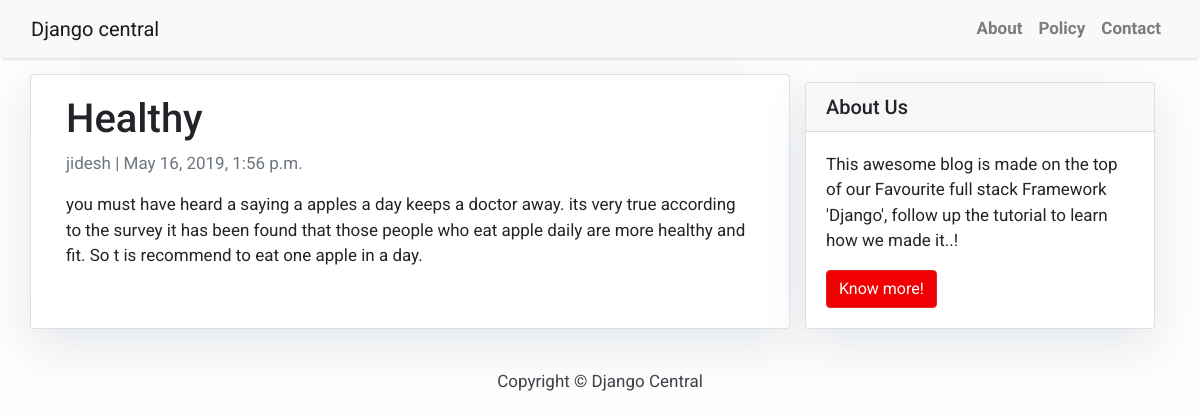
/healthy/, run on the app's committed database.
### blog/models.py (models this page shows, shortened)
class Post(models.Model):
    title = models.CharField(max_length=200, unique=True)
    slug = models.SlugField(max_length=200, unique=True)
    author = models.ForeignKey(User, on_delete= models.CASCADE,related_name='blog_posts')
    updated_on = models.DateTimeField(auto_now= True)
    content = models.TextField()
    created_on = models.DateTimeField(auto_now_add=True)
    status = models.IntegerField(choices=STATUS, default=0)
    class Meta:
        ordering = ['-created_on']

### blog/views.py (the view)
# urls.py: path('<slug:slug>/', views.PostDetail.as_view(), name='post_detail'),
class PostDetail(generic.DetailView):
	model=Post
	template_name='post_detail.html'

### templates/post_detail.html
{% extends 'base.html' %} {% block content %}
<div class="container">
  <div class="row">
    <div class="col-md-8 card mb-4  mt-3 left  top">
      <div class="card-body">
        <h1>{% block title %} {{ object.title }} {% endblock title %}</h1>
        <p class=" text-muted">{{ post.author }} | {{ post.created_on }}</p>
        <p class="card-text ">{{ object.content | safe }}</p>
      </div>
    </div>
    {% block sidebar %} {% include 'sidebar.html' %} {% endblock sidebar %}
  </div>
</div>
{% endblock content %}

### templates/base.html (style rules this page uses)
body { font-family: "Roboto", sans-serif; font-size: 17px; background-color: #fdfdfd; }

### templates/sidebar.html (style rules this page uses)
.card { box-shadow: 0 16px 48px #E3E7EB; }

### data on the page
Post: title "Healthy", author "jidesh", created_on "May 16, 2019, 1:56 p.m.", content "you must have heard a saying a apples a day keeps a doctor away. its very true according to the survey it has been found that those people who eat apple daily are more healthy and fit. So t is recommend to eat one apple in a day."
